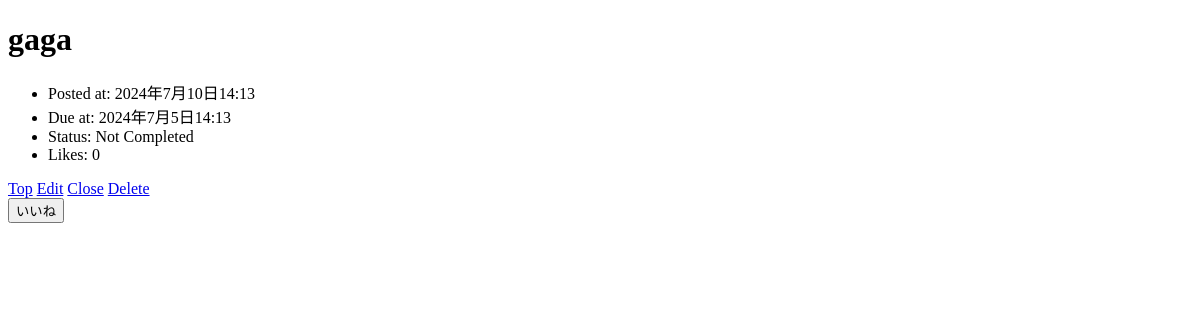
Page /3/ on the earlier database version.
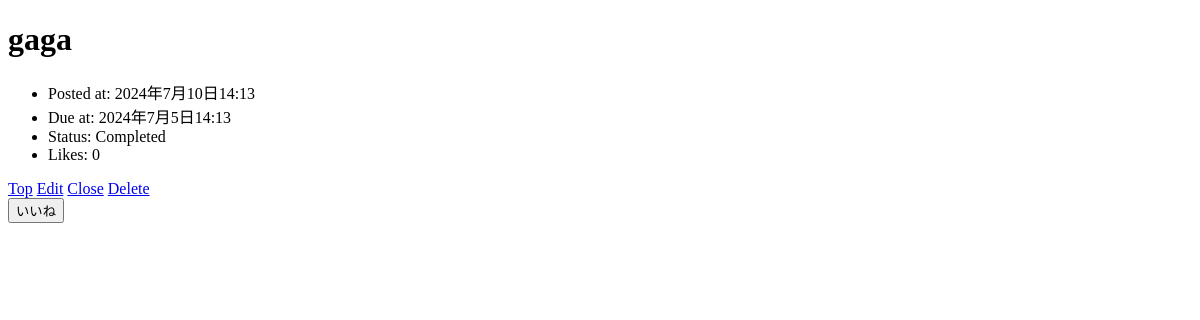
Same page on the later database version.
### todo/views.py (the view)
# urls.py: path('<int:task_id>/', todo_views.detail, name='detail'),
def detail(request, task_id):
    try:
        task = Task.objects.get(pk=task_id)
    except Task.DoesNotExist:
        raise Http404("Task does not exist")
    context = {
        'task' : task,
    }
    return render(request, 'todo/detail.html', context)

### todo/templates/todo/detail.html (shortened to what this page needs)
{% load static %}
<!DOCTYPE html>
<html lang="ja">
  <head>
  </head>
  <body>
    <h1>{{ task.title }}</h1>
    <ul>
      <li>Posted at: {{ task.posted_at }}</li>
      {% if task.due_at %}
      <li>Due at: {{ task.due_at }}</li>
      {% endif %}
      {% if task.completed %}
      <li>Status: Completed</li>
      {% else %}
      <li>Status: Not Completed</li>
      {% endif %}
      <li>Likes: {{ task.likes }}</li>
    </ul>
    <div>
      <a href="{% url 'index' %}">Top</a>
      <a href="{% url 'update' task.id %}">Edit</a>
      <a href="{% url 'close' task.id %}">Close</a>
      <a href="{% url 'delete' task.id %}">Delete</a>
    </div>
    <form action="{% url 'like' task.id %}" method="post" style="display:inline;">
      <button type="submit">いいね</button>
    </form>
  </body>
</html>

Differences in the rows shown:
changed Task "gaga": completed False → True (drawn)
Other differences:
text no longer shown: "Status: Not Completed"
text now shown: "Status: Completed"
